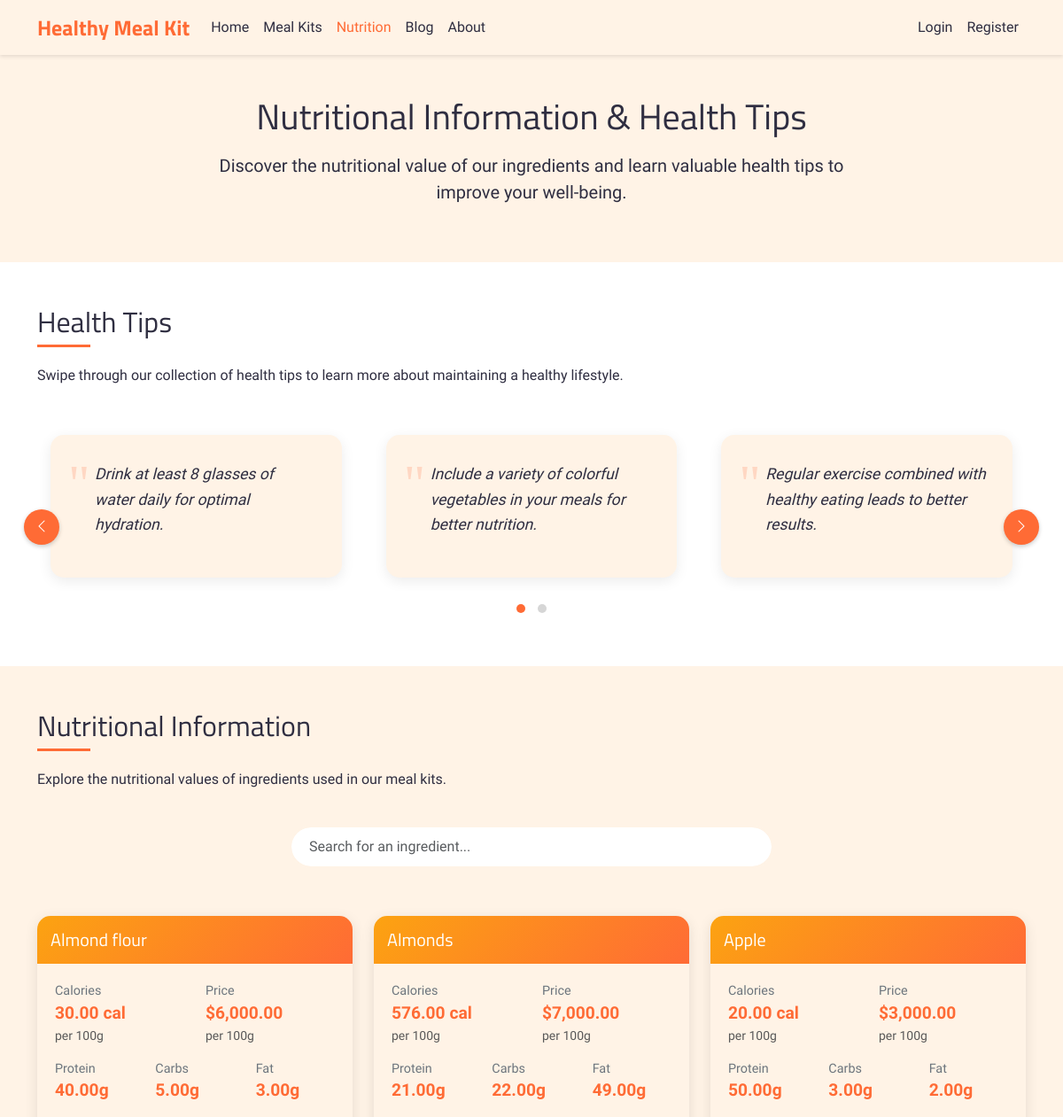
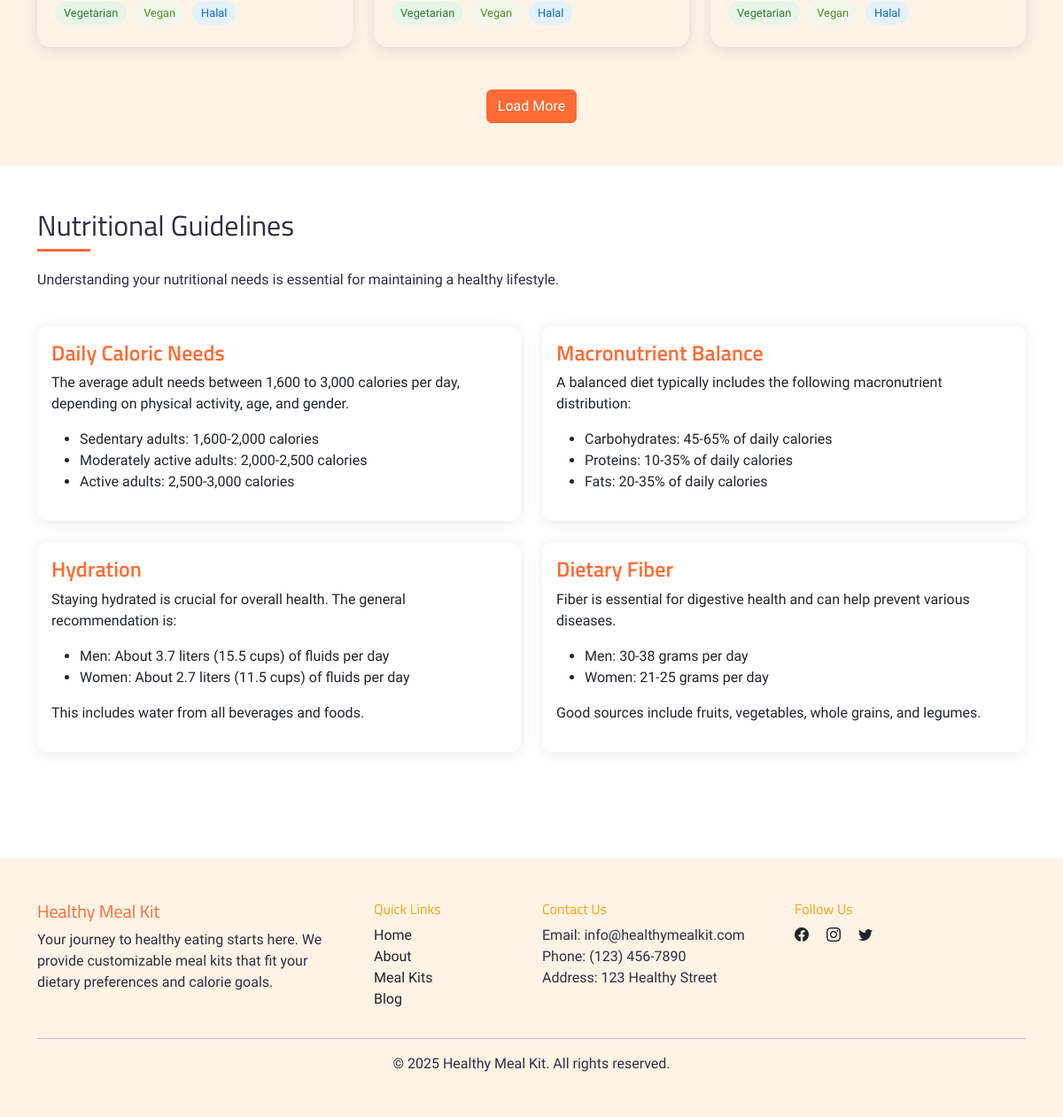
Screenshot of /nutrition.php with the database file from the repository (2 pictures, top to bottom).
### tables this page shows
CREATE TABLE health_tips (
    tip_id INT PRIMARY KEY AUTO_INCREMENT,
    content TEXT,
    created_at TIMESTAMP DEFAULT CURRENT_TIMESTAMP
);

CREATE TABLE ingredients (
    ingredient_id INT PRIMARY KEY AUTO_INCREMENT,
    name VARCHAR(100) NOT NULL,
    calories_per_100g DECIMAL(10,2) NOT NULL,
    protein_per_100g DECIMAL(10,2) NOT NULL,
    carbs_per_100g DECIMAL(10,2) NOT NULL,
    fat_per_100g DECIMAL(10,2) NOT NULL,
    price_per_100g INT NOT NULL,
    is_meat TINYINT(1) DEFAULT 0 COMMENT '0: false, 1: true',
    is_vegetarian TINYINT(1) DEFAULT 0 COMMENT '0: false, 1: true',
    is_vegan TINYINT(1) DEFAULT 0 COMMENT '0: false, 1: true',
    is_halal TINYINT(1) DEFAULT 0 COMMENT '0: false, 1: true',
    created_at TIMESTAMP DEFAULT CURRENT_TIMESTAMP
);

### nutrition.php (the view, shortened to what this page needs)
<?php
require_once 'includes/auth_check.php';
$tips_query = "SELECT * FROM health_tips ORDER BY created_at DESC";
$tips_result = $mysqli->query($tips_query);
$ingredients_query = "SELECT * FROM ingredients ORDER BY name ASC";
$ingredients_result = $mysqli->query($ingredients_query);
?>
<!DOCTYPE html>
<html lang="en">
<head>
    <link href="https://cdn.jsdelivr.net/npm/bootstrap@5.3.0/dist/css/bootstrap.min.css" rel="stylesheet">
    <link rel="stylesheet" href="https://cdn.jsdelivr.net/npm/bootstrap-icons@1.11.3/font/bootstrap-icons.min.css">
    <link rel="stylesheet" href="https://cdnjs.cloudflare.com/ajax/libs/OwlCarousel2/2.3.4/assets/owl.carousel.min.css">
    <link rel="stylesheet"
        href="https://cdnjs.cloudflare.com/ajax/libs/OwlCarousel2/2.3.4/assets/owl.theme.default.min.css">
    <link rel="stylesheet" href="assets/css/style.css">
</head>
<body>
    <?php include 'includes/navbar.php'; ?>
    <section class="py-5 bg-primary-light">
        <div class="container">
            <div class="row">
                <div class="col-lg-8 mx-auto text-center">
                    <h1 class="mb-3">Nutritional Information & Health Tips</h1>
                    <p class="lead">Discover the nutritional value of our ingredients and learn valuable health tips to
                        improve your well-being.</p>
                </div>
            </div>
        </div>
    </section>
    <section class="py-5">
        <div class="container">
            <div class="row mb-4">
                <div class="col-md-12">
                    <h2 class="section-title">Health Tips</h2>
                    <p>Swipe through our collection of health tips to learn more about maintaining a healthy lifestyle.
                    </p>
                </div>
            </div>
            <div class="row">
                <div class="col-md-12">
                    <div class="owl-carousel health-tips-carousel owl-theme">
                        <?php while($tip = $tips_result->fetch_assoc()): ?>
                        <div class="item">
                            <div class="health-tip-card">
                                <p class="health-tip-content"><?php echo htmlspecialchars($tip['content']); ?></p>
                            </div>
                        </div>
                        <?php endwhile; ?>
                    </div>
                </div>
            </div>
        </div>
    </section>
    <section class="py-5 bg-primary-light">
        <div class="container">
            <div class="row mb-4">
                <div class="col-md-12">
                    <h2 class="section-title">Nutritional Information</h2>
                    <p>Explore the nutritional values of ingredients used in our meal kits.</p>
                </div>
            </div>
            <div class="row mb-4">
                <div class="col-md-6 mx-auto">
                    <input type="text" id="ingredientSearch" class="form-control ingredient-search"
                        placeholder="Search for an ingredient...">
                </div>
            </div>
            <div class="row" id="ingredientsContainer">
                <?php
                $ingredients = [];
                while($ingredient = $ingredients_result->fetch_assoc()) {
                    $ingredients[] = $ingredient;
                }
                $total_ingredients = count($ingredients);
                $visible_count = min(3, $total_ingredients);
                for($i = 0; $i < $visible_count; $i++):
                    $ingredient = $ingredients[$i];
                ?>
                <div class="col-md-4 mb-4 ingredient-item">
                    <div class="nutrition-card">
                        <div class="nutrition-header">
                            <h5 class="mb-0"><?php echo htmlspecialchars($ingredient['name']); ?></h5>
                        </div>
                        <div class="nutrition-body">
                            <div class="row mb-3">
                                <div class="col-6">
                                    <div class="nutrition-label">Calories</div>
                                    <div class="nutrition-value"><?php echo $ingredient['calories_per_100g']; ?> cal
                                    </div>
                                    <div class="small text-muted">per 100g</div>
                                </div>
                                <div class="col-6">
                                    <div class="nutrition-label">Price</div>
                                    <div class="nutrition-value">
                                        $<?php echo number_format($ingredient['price_per_100g'], 2); ?></div>
                                    <div class="small text-muted">per 100g</div>
                                </div>
                            </div>
                            <div class="row mb-3">
                                <div class="col-4">
                                    <div class="nutrition-label">Protein</div>
                                    <div class="nutrition-value"><?php echo $ingredient['protein_per_100g']; ?>g</div>
                                </div>
                                <div class="col-4">
                                    <div class="nutrition-label">Carbs</div>
                                    <div class="nutrition-value"><?php echo $ingredient['carbs_per_100g']; ?>g</div>
                                </div>
                                <div class="col-4">
                                    <div class="nutrition-label">Fat</div>
                                    <div class="nutrition-value"><?php echo $ingredient['fat_per_100g']; ?>g</div>
                                </div>
                            </div>
                            <div class="dietary-tags mt-3">
                            <?php if($ingredient['is_vegetarian'] == 1): ?>
                                <span class="dietary-tag tag-vegetarian">Vegetarian</span>
                            <?php endif; ?>
                            <?php if($ingredient['is_vegan'] == 1): ?>
                                <span class="dietary-tag tag-vegan">Vegan</span>
                            <?php endif; ?>
                            <?php if($ingredient['is_halal'] == 1): ?>
                                <span class="dietary-tag tag-halal">Halal</span>
                            <?php endif; ?>
                        </div>
                        </div>
                    </div>
                </div>
                <?php endfor; ?>
            </div>
            <?php if($total_ingredients > 3): ?>
            <div class="row mt-4">
                <div class="col-12 text-center">
                    <button id="loadMoreBtn" class="btn btn-primary" data-visible="3" data-total="<?php echo $total_ingredients; ?>">
                        Load More
                    </button>
                </div>
            </div>
            <?php endif; ?>
        </div>
    </section>
    <section class="py-5">
        <div class="container">
            <div class="row mb-4">
                <div class="col-md-12">
                    <h2 class="section-title">Nutritional Guidelines</h2>
                    <p>Understanding your nutritional needs is essential for maintaining a healthy lifestyle.</p>
                </div>
            </div>
            <div class="row">
                <div class="col-md-6 mb-4">
                    <div class="card h-100">
                        <div class="card-body">
                            <h4 class="card-title text-primary-custom">Daily Caloric Needs</h4>
                            <p class="card-text">The average adult needs between 1,600 to 3,000 calories per day,
                                depending on physical activity, age, and gender.</p>
                            <ul>
                                <li>Sedentary adults: 1,600-2,000 calories</li>
                                <li>Moderately active adults: 2,000-2,500 calories</li>
                                <li>Active adults: 2,500-3,000 calories</li>
                            </ul>
                        </div>
                    </div>
                </div>
                <div class="col-md-6 mb-4">
                    <div class="card h-100">
                        <div class="card-body">
                            <h4 class="card-title text-primary-custom">Macronutrient Balance</h4>
                            <p class="card-text">A balanced diet typically includes the following macronutrient
                                distribution:</p>
                            <ul>
                                <li>Carbohydrates: 45-65% of daily calories</li>
                                <li>Proteins: 10-35% of daily calories</li>
                                <li>Fats: 20-35% of daily calories</li>
                            </ul>
                        </div>
                    </div>
                </div>
                <div class="col-md-6 mb-4">
                    <div class="card h-100">
                        <div class="card-body">
                            <h4 class="card-title text-primary-custom">Hydration</h4>
                            <p class="card-text">Staying hydrated is crucial for overall health. The general
                                recommendation is:</p>
                            <ul>
                                <li>Men: About 3.7 liters (15.5 cups) of fluids per day</li>
                                <li>Women: About 2.7 liters (11.5 cups) of fluids per day</li>
                            </ul>
                            <p>This includes water from all beverages and foods.</p>
                        </div>
                    </div>
                </div>
                <div class="col-md-6 mb-4">
                    <div class="card h-100">
                        <div class="card-body">
                            <h4 class="card-title text-primary-custom">Dietary Fiber</h4>
                            <p class="card-text">Fiber is essential for digestive health and can help prevent various
                                diseases.</p>
                            <ul>
                                <li>Men: 30-38 grams per day</li>
                                <li>Women: 21-25 grams per day</li>
                            </ul>
                            <p>Good sources include fruits, vegetables, whole grains, and legumes.</p>
                        </div>
                    </div>
                </div>
            </div>
        </div>
    </section>
    <?php include 'includes/footer.php'; ?>
</body>
</html>

### assets/css/style.css (style rules this page uses)
:root { --primary: #FF6B35; --secondary: #FCA311; --accent: #FFD23F; --light: #FFF3E6; --white: #FFFFFF; --dark: #2F2E41; --heading-font: 'Titillium Web', sans-serif; --body-font: 'Schibsted Grotesk', sans-serif; }
body { font-family: var(--body-font); color: var(--dark); padding-top: 60px; }
h1, h2, h3, h4, h5, h6 { font-family: var(--heading-font); }
.btn-primary { background-color: var(--primary); border-color: var(--primary); color: var(--white); font-family: var(--body-font); font-weight: 500; }
.card { border: none; box-shadow: 0 2px 15px rgba(0,0,0,0.08); border-radius: 12px; overflow: hidden; }
.card-title { font-family: var(--heading-font); font-weight: 600; }
.card-text { font-family: var(--body-font); font-weight: 300; }
.bg-primary-light { background-color: var(--light); }
.text-primary-custom { color: var(--primary); }

### nutrition.php (style rules this page uses)
.nutrition-card { border-radius: 15px; overflow: hidden; box-shadow: 0 4px 15px rgba(0, 0, 0, 0.1); height: 100%; transition: transform 0.3s ease; }
.nutrition-header { background: linear-gradient(135deg, var(--secondary) 0%, var(--primary) 100%); color: white; padding: 15px; font-weight: bold; }
.nutrition-body { padding: 20px; }
.nutrition-value { font-size: 1.2rem; font-weight: 600; color: var(--primary); }
.nutrition-label { font-size: 0.9rem; color: #6c757d; }
.health-tip-card { background-color: var(--light); border-radius: 15px; padding: 30px; margin: 15px; box-shadow: 0 4px 15px rgba(0, 0, 0, 0.08); position: relative; }
.health-tip-card::before { content: '"'; position: absolute; top: 10px; left: 20px; font-size: 60px; color: rgba(255, 107, 53, 0.2); font-family: serif; }
.health-tip-content { font-size: 1.1rem; line-height: 1.6; font-style: italic; color: var(--dark); padding-left: 20px; }
.section-title { position: relative; display: inline-block; margin-bottom: 30px; }
.section-title::after { content: ''; position: absolute; bottom: -10px; left: 0; width: 60px; height: 3px; background-color: var(--primary); }
.dietary-tag { display: inline-block; padding: 4px 10px; border-radius: 20px; font-size: 0.8rem; margin-right: 5px; margin-bottom: 5px; font-weight: 500; }
.tag-vegetarian { background-color: #E8F5E9; color: #2E7D32; }
.tag-vegan { background-color: #F1F8E9; color: #558B2F; }
.tag-halal { background-color: #E3F2FD; color: #1565C0; }
.ingredient-search { border-radius: 30px; padding: 10px 20px; border: 2px solid var(--light); box-shadow: none; margin-bottom: 30px; }

### rows the page displays
health_tips: content "Drink at least 8 glasses of water daily for optimal hydration."
health_tips: content "Include a variety of colorful vegetables in your meals for better nutrition."
health_tips: content "Regular exercise combined with healthy eating leads to better results."
ingredients: name "Almond flour", calories_per_100g "30.00", price_per_100g "6,000.00", protein_per_100g "40.00", carbs_per_100g "5.00", fat_per_100g "3.00", is_vegetarian "Vegetarian", is_vegan "Vegan", is_halal "Halal"
ingredients: name "Almonds", calories_per_100g "576.00", price_per_100g "7,000.00", protein_per_100g "21.00", carbs_per_100g "22.00", fat_per_100g "49.00", is_vegetarian "Vegetarian", is_vegan "Vegan", is_halal "Halal"
ingredients: name "Apple", calories_per_100g "20.00", price_per_100g "3,000.00", protein_per_100g "50.00", carbs_per_100g "3.00", fat_per_100g "2.00", is_vegetarian "Vegetarian", is_vegan "Vegan", is_halal "Halal"
